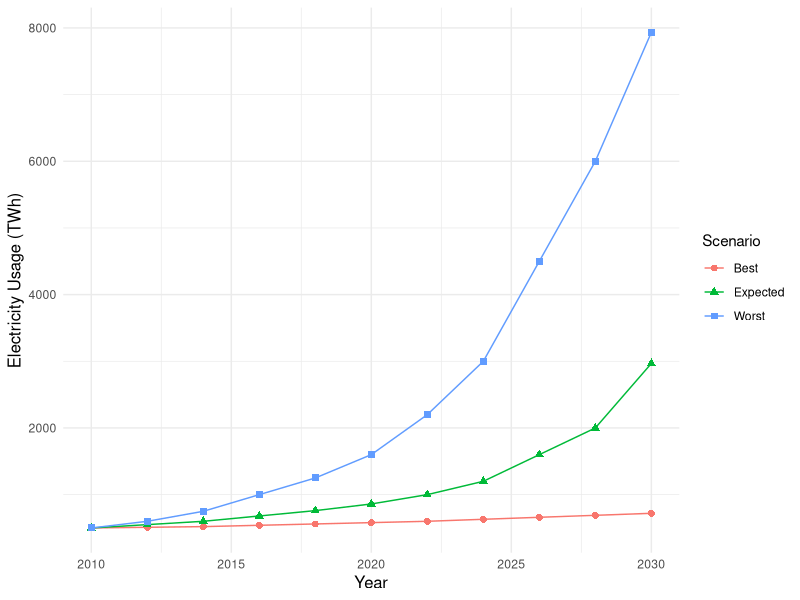

The R source for this figure:
## ---- chunk 1
#| echo: false
#| fig-cap: "Electricity usage (TWh) of Data Centers from 2010 to 2030. Source: @andrae2015global."

# Load necessary library
library(ggplot2)

# Create a data frame
data <- data.frame(
  Year = rep(seq(2010, 2030, by = 2), 3),
  Usage = c(
    # Data Centers Best
    500, 510, 520, 540, 560, 580, 600, 630, 660, 690, 720,
    # Data Centers Expected
    500, 550, 600, 680, 760, 860, 1000, 1200, 1600, 2000, 2967,
    # Data Centers Worst
    500, 600, 750, 1000, 1250, 1600, 2200, 3000, 4500, 6000, 7933
  ),
  Scenario = rep(c("Best", "Expected", "Worst"), each = 11)
)

# Plot the data
ggplot(data, aes(x = Year, y = Usage, color = Scenario, shape = Scenario)) +
  geom_line() +
  geom_point(size = 2) +
  labs(
    x = "Year",
    y = "Electricity Usage (TWh)"
  ) +
  theme_minimal() +
  theme(
    plot.title = element_text(size = 14, face = "bold"),
    axis.title = element_text(size = 12)
  )

